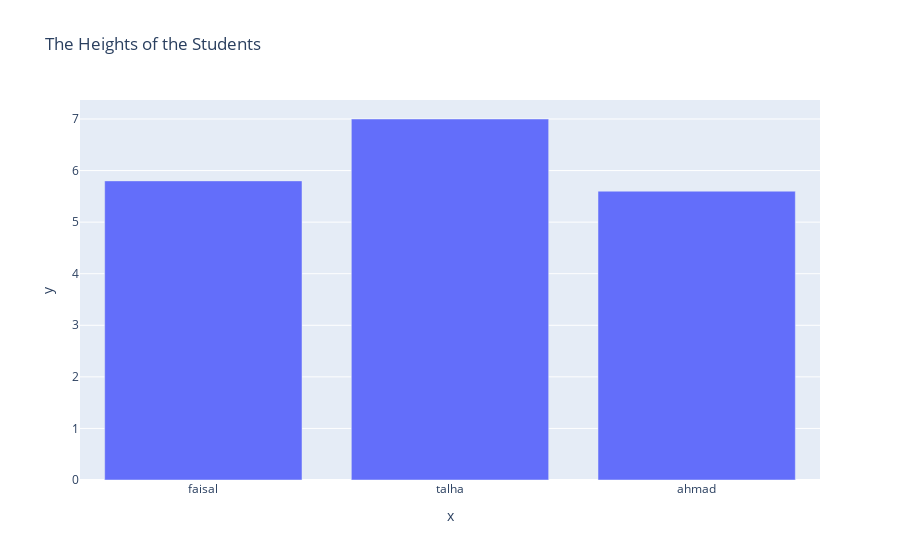

This figure's notebook cell:
### Code cell
# Create a plot (line chart)
fig=px.bar(x=names, y=heights, title="The Heights of the Students")

# Show the fig
fig.show()

# save the plot in png
fig.write_image("./output/plotly.png")

# save as standaone html
fig.write_html("./output/01_barplot.html")

### Figure 1 — Plotly figure (JSON) as saved in the notebook; plotly's stock layout.template omitted (floating-point values rounded to 4 significant figures)
{"data": [{"alignmentgroup": "True", "hovertemplate": "x=%{x}<br>y=%{y}<extra></extra>", "legendgroup": "", "marker": {"color": "#636efa", "pattern": {"shape": ""}}, "name": "", "offsetgroup": "", "orientation": "v", "showlegend": false, "textposition": "auto", "type": "bar", "x": ["faisal", "talha", "ahmad"], "xaxis": "x", "y": [5.8, 7, 5.6], "yaxis": "y"}], "layout": {"barmode": "relative", "legend": {"tracegroupgap": 0}, "title": {"text": "The Heights of the Students"}, "xaxis": {"anchor": "y", "domain": [0, 1], "title": {"text": "x"}}, "yaxis": {"anchor": "x", "domain": [0, 1], "title": {"text": "y"}}}}
